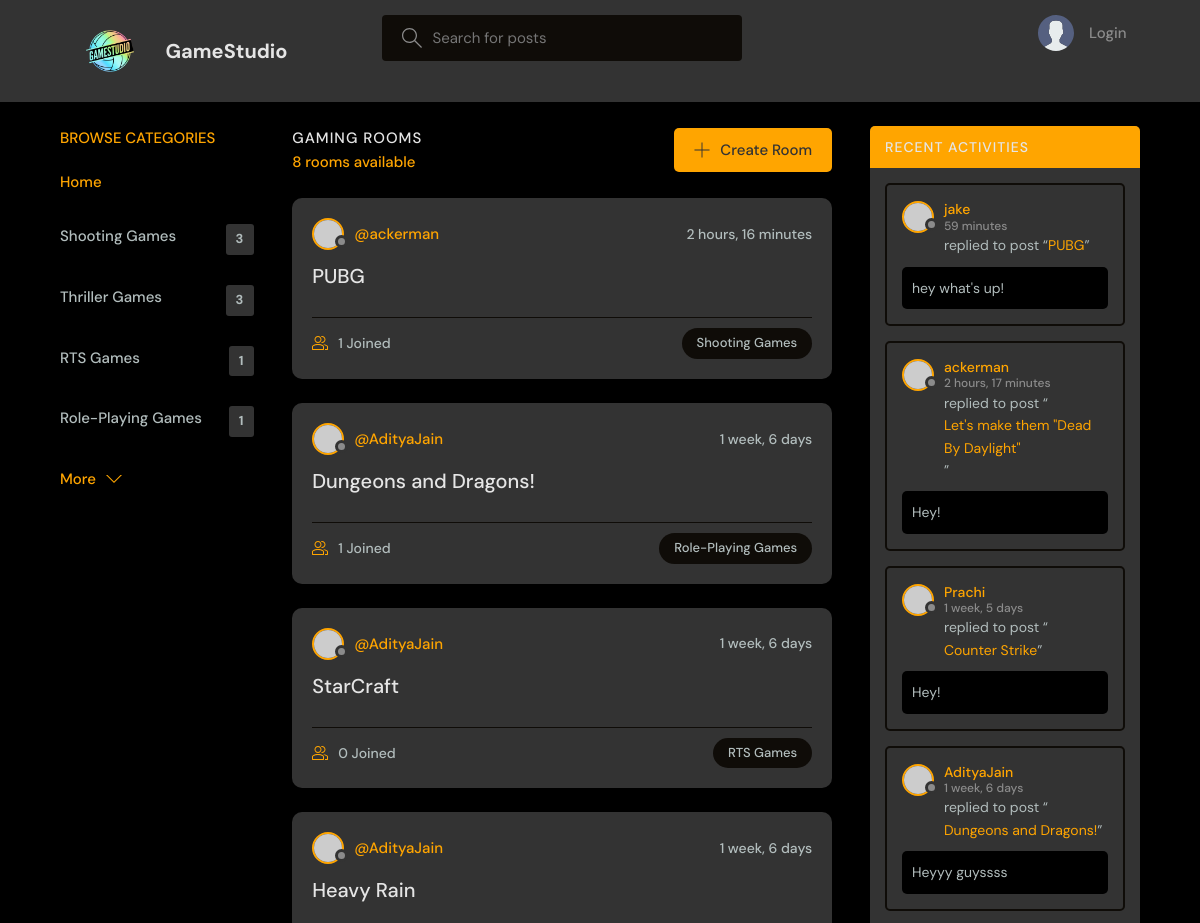
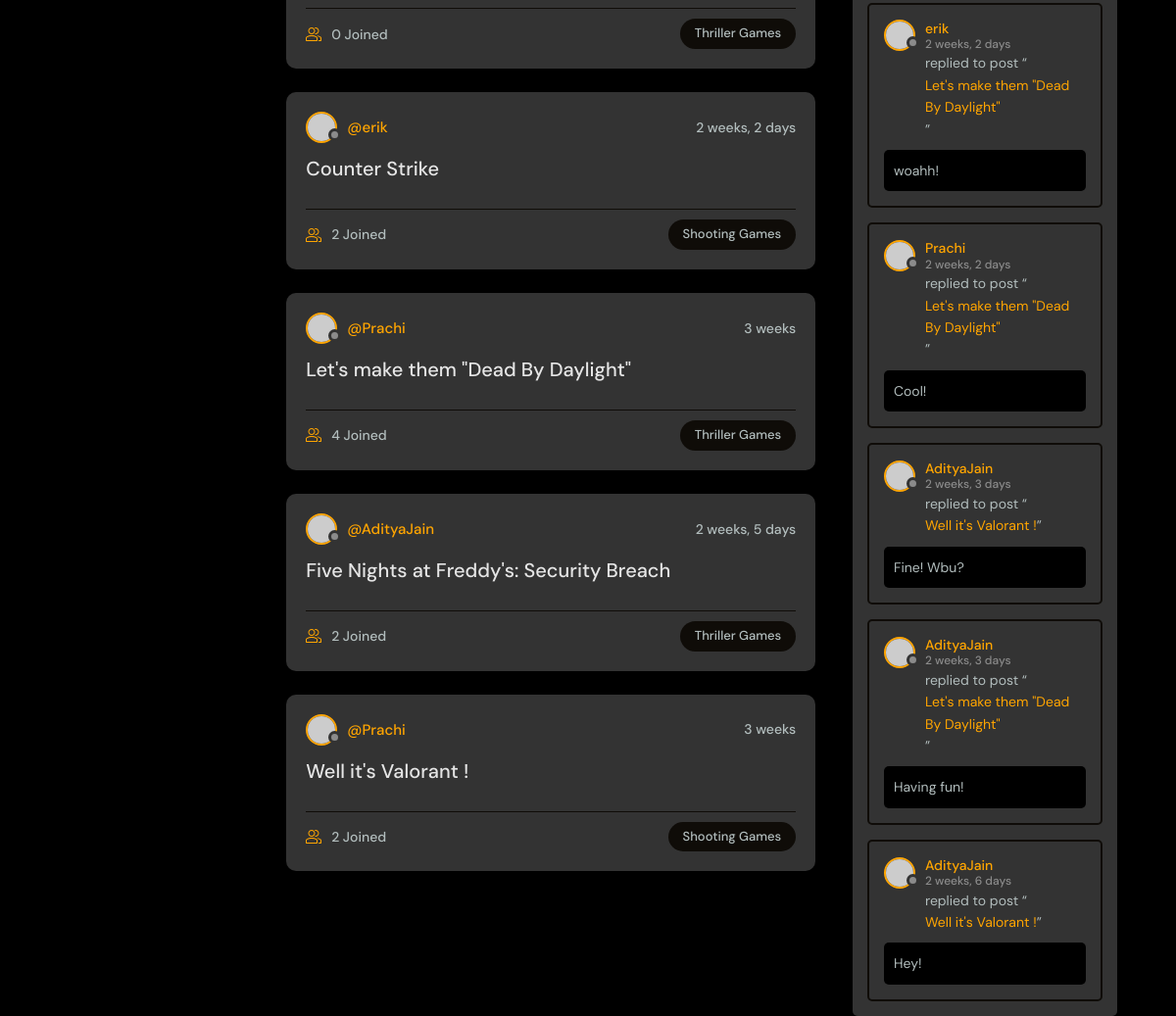
The page / on the database its author committed (2 pictures, top to bottom).
### base/models.py (models this page shows, shortened)
class Topic(models.Model):
    name = models.CharField(max_length=200)

class Room(models.Model):
    host = models.ForeignKey(User, on_delete=models.SET_NULL, null = True)
    topic = models.ForeignKey(Topic, on_delete=models.SET_NULL, null = True)
    name = models.CharField(max_length=200)
    description = models.TextField(null=True, blank=True)
    participants = models.ManyToManyField(User, related_name='participants', blank=True)
    updated = models.DateTimeField(auto_now=True)
    created = models.DateTimeField(auto_now_add=True)
    def __str__(self):
        return self.name
    class Meta:
        ordering = ['-updated','-created']

class Messages(models.Model):
    user = models.ForeignKey(User, on_delete=models.CASCADE)
    room = models.ForeignKey(Room, on_delete=models.CASCADE)
    body = models.TextField()
    updated = models.DateTimeField(auto_now=True)
    created = models.DateTimeField(auto_now_add=True)
    class Meta:
        ordering = ['-updated','-created']

### base/views.py (the view)
# urls.py: path('', views.home, name="home"),
def home(request):
    q=request.GET.get('q') if request.GET.get('q') != None else ''
    rooms = Room.objects.filter(
        Q(topic__name__icontains=q) |
        Q(name__icontains=q) |
        Q(description__icontains=q)
    )
    rooms_count=rooms.count()
    topics = Topic.objects.all()[0:5]
    room_messages= Messages.objects.filter(Q(room__topic__name__icontains=q))
    return render(request, 'base/home.html', {'rooms': rooms, 'topics': topics, 'rooms_count':rooms_count, 'room_messages':room_messages})

### base/templates/base/home.html (shortened to what this page needs)
{% extends 'main.html' %}
  {% block content %}
  <main class="layout layout--3">
    <div class="container">
      {% include 'base/topics_components.html' %}
      <div class="roomList">
        <div class="roomList__header">
          <div>
            <h2>Gaming Rooms</h2>
            <p>{{rooms_count}} rooms available</p>
          </div>
          <a class="btn btn--main" href="{% url 'create-room' %}">
            <svg version="1.1" xmlns="http://www.w3.org/2000/svg" width="32" height="32" viewBox="0 0 32 32">
              <title>Add</title>
              <path
                d="M16.943 0.943h-1.885v14.115h-14.115v1.885h14.115v14.115h1.885v-14.115h14.115v-1.885h-14.115v-14.115z"
              ></path>
            </svg>
            Create Room
          </a>
        </div>
        {% include 'base/feed_component.html' %}
      </div>
      {% include 'base/activity_component.html' %}
    </div>
  </main>
  {% endblock %}

### base/templates/base/topics_components.html
<div class="topics">
    <div class="topics__header">
      <h2>Browse Categories</h2>
    </div>
    <ul class="topics__list">
      <li>
        <a href="{% url 'home' %}" class="active">Home</a>
      </li>
      {% for topic in topics %}
      <li>
        <a href="{% url 'home' %}?q={{topic.name}}">{{topic.name}} <span>{{topic.room_set.all.count}}</span></a>
      </li>
      {% endfor %}
    </ul>
    <a class="btn btn--link" href="{% url 'categories' %}">
      More
      <svg version="1.1" xmlns="http://www.w3.org/2000/svg" width="32" height="32" viewBox="0 0 32 32">
        <title>chevron-down</title>
        <path d="M16 21l-13-13h-3l16 16 16-16h-3l-13 13z"></path>
      </svg>
    </a>
  </div>

### base/templates/base/feed_component.html (shortened to what this page needs)
{% for room in rooms %}
<div class="roomListRoom">
    <div class="roomListRoom__header">
      <a href="{% url 'user-profile' room.host.id %}" class="roomListRoom__author">
        <div class="avatar avatar--small">
          <img src="https://randomuser.me/api/portraits/women/11.jpg" />
        </div>
        <span>@{{room.host.username}}</span>
      </a>
      <div class="roomListRoom__actions">
        <span>{{room.created|timesince}}</span>
      </div>
    </div>
    <div class="roomListRoom__content">
      <a href="{% url 'room' room.id %}">{{room.name}}</a>
    </div>
    <div class="roomListRoom__meta">
      <a href="{% url 'room' room.id %}" class="roomListRoom__joined">
        {{room.participants.all.count}} Joined
      </a>
      <p class="roomListRoom__topic">{{room.topic.name}}</p>
    </div>
</div>
{% endfor %}

### base/templates/base/activity_component.html (shortened to what this page needs)
<div class="activities">
    <div class="activities__header">
      <h2>Recent Activities</h2>
    </div>
    {% for message in room_messages %}
    <div class="activities__box">
      <div class="activities__boxHeader roomListRoom__header">
        <a href="{% url 'user-profile' message.user.id %}" class="roomListRoom__author">
          <div class="avatar avatar--small">
            <img src="https://randomuser.me/api/portraits/women/11.jpg" />
          </div>
          <p>
            {{message.user}}
            <span>{{message.created|timesince}}</span>
          </p>
        </a>
      </div>
      <div class="activities__boxContent">
        <p>replied to post “<a href="{% url 'room' message.room.id %}">{{message.room}}</a>”</p>
        <div class="activities__boxRoomContent">
          {{message.body}}
        </div>
      </div>
    </div>
    {% endfor %}
  </div>

### rows shown on the page
Topic: name "Shooting Games", room_set.all.count "3"
Topic: name "Thriller Games", room_set.all.count "3"
Topic: name "RTS Games", room_set.all.count "1"
Topic: name "Role-Playing Games", room_set.all.count "1"
Room: host.username "ackerman", created "2 hours, 16 minutes", name "PUBG", participants.all.count "1", topic.name "Shooting Games"
Room: host.username "AdityaJain", created "1 week, 6 days", name "Dungeons and Dragons!", participants.all.count "1", topic.name "Role-Playing Games"
Room: host.username "AdityaJain", created "1 week, 6 days", name "StarCraft", participants.all.count "0", topic.name "RTS Games"
Room: host.username "AdityaJain", created "1 week, 6 days", name "Heavy Rain", participants.all.count "0", topic.name "Thriller Games"
Room: host.username "erik", created "2 weeks, 2 days", name "Counter Strike", participants.all.count "2", topic.name "Shooting Games"
Room: host.username "Prachi", created "3 weeks", name "Let's make them \"Dead By Daylight\"", participants.all.count "4", topic.name "Thriller Games"
Room: host.username "AdityaJain", created "2 weeks, 5 days", name "Five Nights at Freddy's: Security Breach", participants.all.count "2", topic.name "Thriller Games"
Room: host.username "Prachi", created "3 weeks", name "Well it's Valorant !", participants.all.count "2", topic.name "Shooting Games"
Messages: user "jake", created "59 minutes", room "PUBG", body "hey what's up!"
Messages: user "ackerman", created "2 hours, 17 minutes", room "Let's make them \"Dead By Daylight\"", body "Hey!"
Messages: user "Prachi", created "1 week, 5 days", room "Counter Strike", body "Hey!"
Messages: user "AdityaJain", created "1 week, 6 days", room "Dungeons and Dragons!", body "Heyyy guyssss"
Messages: user "erik", created "2 weeks, 2 days", room "Let's make them \"Dead By Daylight\"", body "woahh!"
Messages: user "Prachi", created "2 weeks, 2 days", room "Let's make them \"Dead By Daylight\"", body "Cool!"
Messages: user "AdityaJain", created "2 weeks, 3 days", room "Well it's Valorant !", body "Fine! Wbu?"
Messages: user "AdityaJain", created "2 weeks, 3 days", room "Let's make them \"Dead By Daylight\"", body "Having fun!"
Messages: user "AdityaJain", created "2 weeks, 6 days", room "Well it's Valorant !", body "Hey!"

### other values the page prints
{{ rooms_count }} "8"
